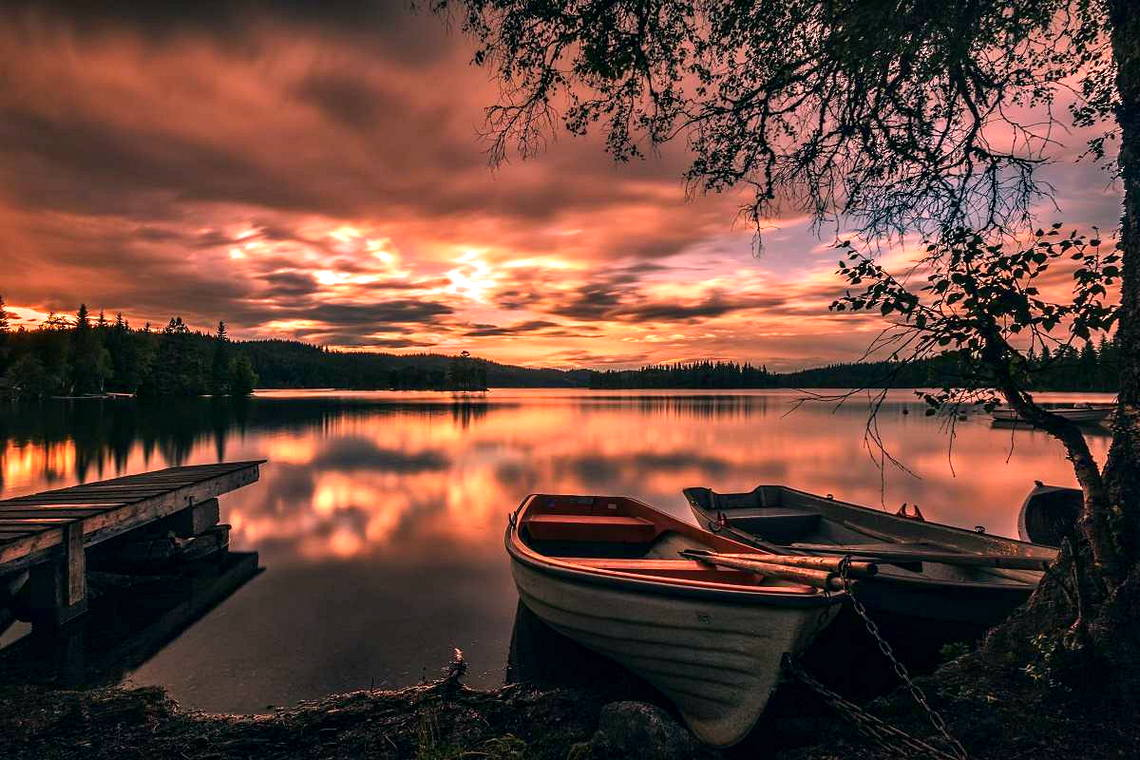
#> input picture Tugas 4/pemandangan.jpg, 1140 x 760 px
$ python 'Min Filter.py'
#> lines starting #> are read from the running program, lines starting #| are printed output that depends on the picture
import numpy as np
import cv2

def min_filter(img, kernel_size):
    # Mendefinisikan kernel untuk filter min
    kernel = np.ones((kernel_size, kernel_size, 3), np.uint8)

    # Melakukan padding pada gambar
    pad_size = kernel_size // 2
    padded_img = cv2.copyMakeBorder(img, pad_size, pad_size, pad_size, pad_size, cv2.BORDER_REPLICATE)

    # Membuat citra hasil filter min
    filtered_img = np.zeros_like(img)

    # Memproses setiap piksel pada gambar
    for i in range(pad_size, img.shape[0] + pad_size):
        for j in range(pad_size, img.shape[1] + pad_size):
            # Mengambil kernel di sekitar piksel
            kernel_pixels = padded_img[i - pad_size:i + pad_size + 1, j - pad_size:j + pad_size + 1, :]
            # Menghitung nilai minimum dari kernel untuk setiap channel
            min_val = np.min(kernel_pixels, axis=(0, 1))
            # Menetapkan nilai minimum ke piksel pada citra hasil filter
            filtered_img[i - pad_size, j - pad_size, :] = min_val

    return filtered_img

img = cv2.imread("pemandangan.jpg")  # membaca gambar warna
#> img is the input picture: shape (760, 1140, 3); mean B, G, R 58.1, 68.6, 103
img = cv2.resize(img, (500, 500))
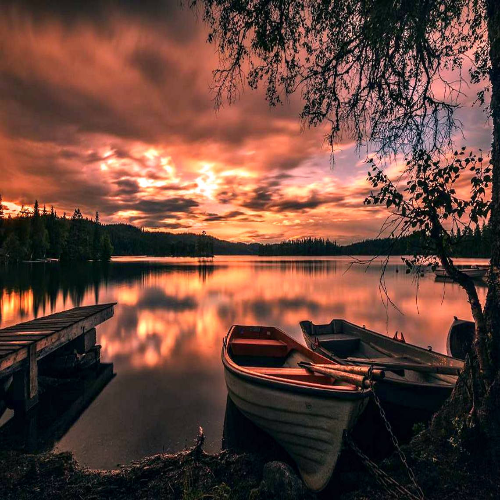
#> img: shape (500, 500, 3); mean B, G, R 58, 68.5, 102.8
filtered_img = min_filter(img, 3)  # filter min dengan kernel 3x3
#> in min_filter, `padded_img = cv2.copyMakeBorder(img, pad_size, pad_size, pad_size, pad..`:
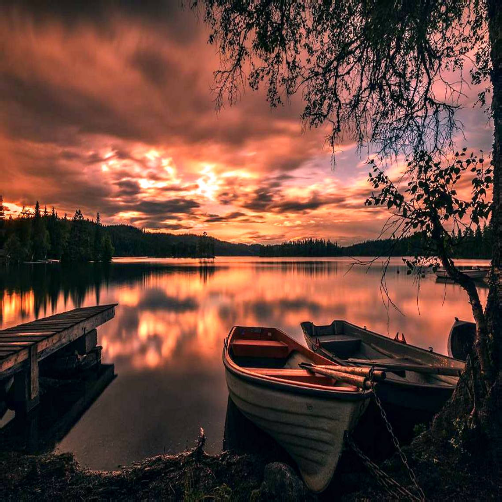
#> padded_img: shape (502, 502, 3); mean B, G, R 57.7, 68.2, 102.3
#> after the loop in min_filter, `for i in range(pad_size, img.shape[0] + pad_size):`:
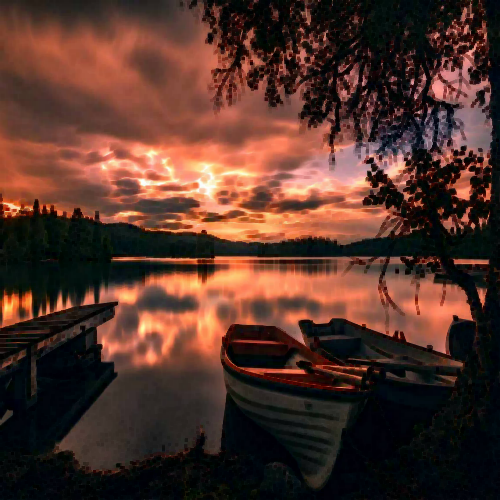
#> filtered_img: shape (500, 500, 3); mean B, G, R 41.4, 51.3, 83.1
cv2.imshow("Original Image", img)
cv2.imshow("Filtered Image", filtered_img)
cv2.waitKey(0)
cv2.destroyAllWindows()

$ run again, with Tugas 4/foto1.jpeg copied over Tugas 4/pemandangan.jpg
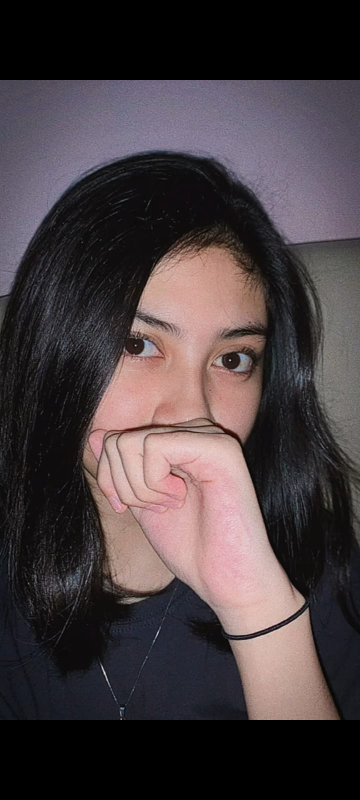
#> input picture Tugas 4/foto1.jpeg, 720 x 1600 px (shown at 1/2 size)
#> img is the input picture: shape (1600, 720, 3); mean B, G, R 64.4, 61.7, 71.5
#> `img = cv2.resize(img, (500, 500))`:
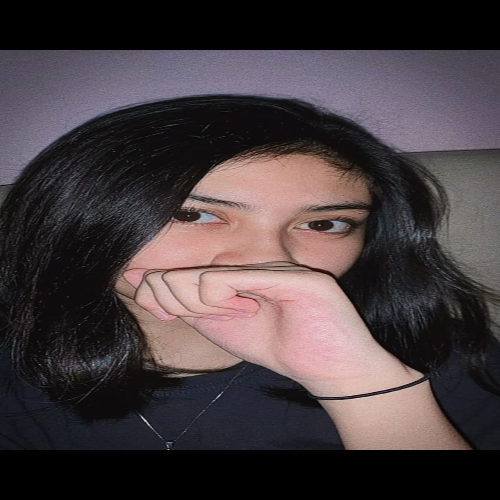
#> img: shape (500, 500, 3); mean B, G, R 64.3, 61.7, 71.4
#> after the loop in min_filter, `for i in range(pad_size, img.shape[0] + pad_size):`:
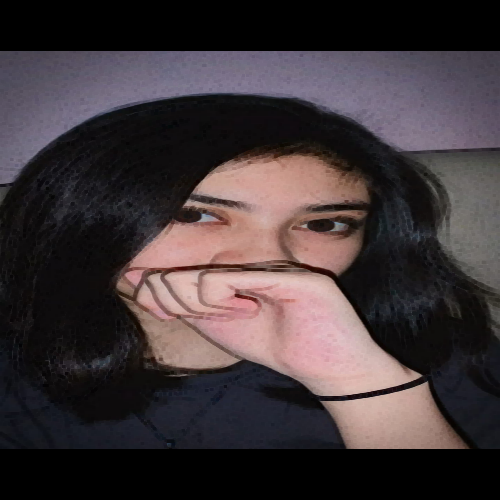
#> filtered_img: shape (500, 500, 3); mean B, G, R 56.8, 54.3, 63.9
